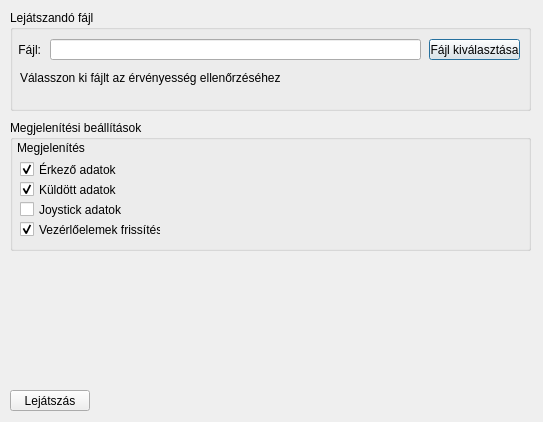
<?xml version="1.0" encoding="UTF-8"?>
<ui version="4.0">
 <class>Lejatszas</class>
 <widget class="QDialog" name="Lejatszas">
  <property name="geometry">
   <rect>
    <x>0</x>
    <y>0</y>
    <width>543</width>
    <height>422</height>
   </rect>
  </property>
  <property name="windowTitle">
   <string>Lejátszás beállításai</string>
  </property>
  <widget class="QGroupBox" name="groupBox">
   <property name="geometry">
    <rect>
     <x>10</x>
     <y>10</y>
     <width>521</width>
     <height>101</height>
    </rect>
   </property>
   <property name="title">
    <string>Lejátszandó fájl</string>
   </property>
   <widget class="QPushButton" name="filekivalasztas">
    <property name="geometry">
     <rect>
      <x>419</x>
      <y>29</y>
      <width>91</width>
      <height>21</height>
     </rect>
    </property>
    <property name="text">
     <string>Fájl kiválasztása</string>
    </property>
   </widget>
   <widget class="QLineEdit" name="filenametxt">
    <property name="geometry">
     <rect>
      <x>40</x>
      <y>29</y>
      <width>371</width>
      <height>21</height>
     </rect>
    </property>
   </widget>
   <widget class="QLabel" name="label">
    <property name="geometry">
     <rect>
      <x>0</x>
      <y>30</y>
      <width>31</width>
      <height>20</height>
     </rect>
    </property>
    <property name="text">
     <string>&lt;html&gt;&lt;head/&gt;&lt;body&gt;&lt;p align=&quot;right&quot;&gt;Fájl:&lt;/p&gt;&lt;/body&gt;&lt;/html&gt;</string>
    </property>
   </widget>
   <widget class="QLabel" name="fileervenyesseg_label">
    <property name="geometry">
     <rect>
      <x>10</x>
      <y>60</y>
      <width>491</width>
      <height>16</height>
     </rect>
    </property>
    <property name="text">
     <string>Válasszon ki fájlt az érvényesség ellenőrzéséhez</string>
    </property>
   </widget>
  </widget>
  <widget class="QGroupBox" name="groupBox_2">
   <property name="enabled">
    <bool>true</bool>
   </property>
   <property name="geometry">
    <rect>
     <x>10</x>
     <y>120</y>
     <width>521</width>
     <height>131</height>
    </rect>
   </property>
   <property name="title">
    <string>Megjelenítési beállítások</string>
   </property>
   <widget class="QCheckBox" name="erkezoAdatok">
    <property name="geometry">
     <rect>
      <x>10</x>
      <y>40</y>
      <width>111</width>
      <height>19</height>
     </rect>
    </property>
    <property name="text">
     <string>Érkező adatok</string>
    </property>
    <property name="checked">
     <bool>true</bool>
    </property>
   </widget>
   <widget class="QLabel" name="label_3">
    <property name="geometry">
     <rect>
      <x>7</x>
      <y>20</y>
      <width>91</width>
      <height>16</height>
     </rect>
    </property>
    <property name="text">
     <string>Megjelenítés</string>
    </property>
   </widget>
   <widget class="QCheckBox" name="kuldottadatok">
    <property name="geometry">
     <rect>
      <x>10</x>
      <y>60</y>
      <width>101</width>
      <height>19</height>
     </rect>
    </property>
    <property name="text">
     <string>Küldött adatok</string>
    </property>
    <property name="checked">
     <bool>true</bool>
    </property>
   </widget>
   <widget class="QCheckBox" name="updateVezerloelem">
    <property name="geometry">
     <rect>
      <x>10</x>
      <y>100</y>
      <width>141</width>
      <height>19</height>
     </rect>
    </property>
    <property name="text">
     <string>Vezérlőelemek frissítése</string>
    </property>
    <property name="checked">
     <bool>true</bool>
    </property>
   </widget>
   <widget class="QCheckBox" name="Joystickadatok">
    <property name="geometry">
     <rect>
      <x>10</x>
      <y>80</y>
      <width>121</width>
      <height>19</height>
     </rect>
    </property>
    <property name="text">
     <string>Joystick adatok</string>
    </property>
   </widget>
  </widget>
  <widget class="QPushButton" name="pushButton">
   <property name="geometry">
    <rect>
     <x>10</x>
     <y>390</y>
     <width>80</width>
     <height>21</height>
    </rect>
   </property>
   <property name="text">
    <string>Lejátszás</string>
   </property>
  </widget>
 </widget>
 <resources/>
 <connections>
  <connection>
   <sender>filekivalasztas</sender>
   <signal>clicked()</signal>
   <receiver>Lejatszas</receiver>
   <slot>chooseFile()</slot>
   <hints>
    <hint type="sourcelabel">
     <x>449</x>
     <y>52</y>
    </hint>
    <hint type="destinationlabel">
     <x>519</x>
     <y>275</y>
    </hint>
   </hints>
  </connection>
  <connection>
   <sender>pushButton</sender>
   <signal>clicked()</signal>
   <receiver>Lejatszas</receiver>
   <slot>startPlay()</slot>
   <hints>
    <hint type="sourcelabel">
     <x>38</x>
     <y>400</y>
    </hint>
    <hint type="destinationlabel">
     <x>42</x>
     <y>357</y>
    </hint>
   </hints>
  </connection>
 </connections>
 <slots>
  <slot>chooseFile()</slot>
  <slot>startPlay()</slot>
 </slots>
</ui>
